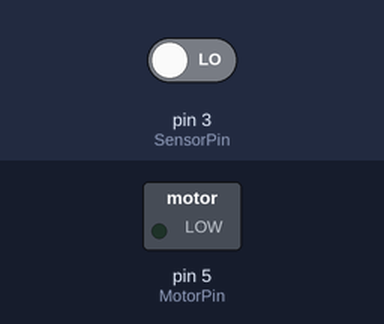
Recording of a sketch running on a simulated Arduino Uno, built with avr-gcc and run on an emulated ATmega328P. Parts: switched loads named in the sketch (green lamp = pin HIGH). Dashed ring = blinking. The inputs (shaded band) are chosen by the test bench; at power-on: pin 3 (SensorPin) LOW.

Above: at 1.2 s.
1.3 s: pin 3 (SensorPin) driven HIGH
At 1.51 s:
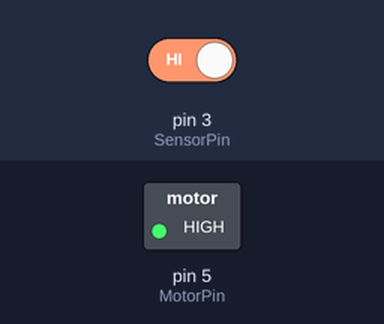
4.3 s: pin 3 (SensorPin) driven LOW
At 4.3 s:
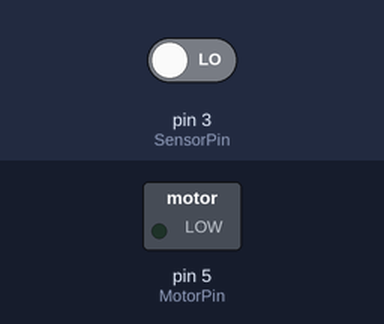
Timing chart, 0 to 7.3 s (numbered marks = the images above; inputs shaded):
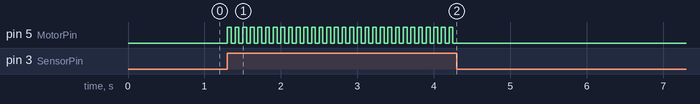

The sketch:

10_SoundSensor_motor.ino
```cpp
#define SensorPin 3
#define MotorPin 5
int MotorState = LOW;

void setup() {

  pinMode(SensorPin, INPUT);
  pinMode(MotorPin, OUTPUT);
}

void loop() {


  if( digitalRead(SensorPin) ){

    if(MotorState == LOW){

      MotorState = HIGH;
    }
    else{

      MotorState = LOW;
    }

    digitalWrite(MotorPin, MotorState);

  }
  delay(50);


}
```

Measured:
- after the input at 1.3 s, pin 5 (MotorPin): alternates HIGH for 0.05 s and LOW for 0.05 s, starting at once
- after the input at 4.3 s, pin 5 (MotorPin): stops changing and stays LOW
